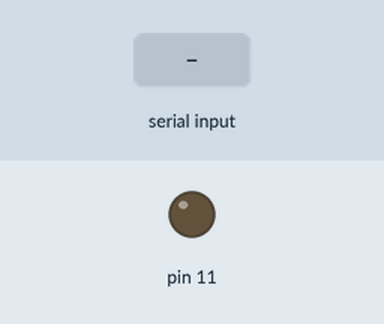
Bench run of a sketch on a simulated Arduino Uno, built with avr-gcc and run on an emulated ATmega328P. Shown: output pins drawn as LEDs (lit = HIGH). Inputs (shaded band) come from the test bench. What the sketch prints to the serial monitor is not drawn.

Above: at 3.8 s.
3.9 s: "D\n" received over the second serial link
At 4.4 s:
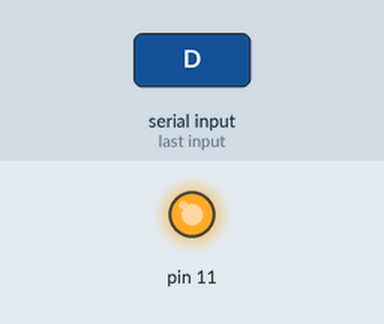
5.5 s: "C\n" received over the second serial link
At 7.4 s:
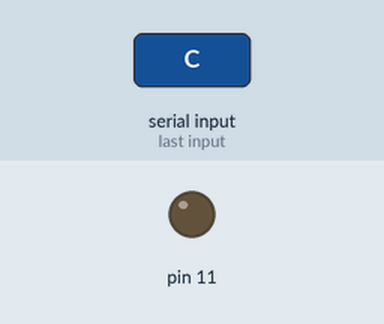
Timing chart, 0 to 8.9 s (numbered marks = the images above; inputs shaded):
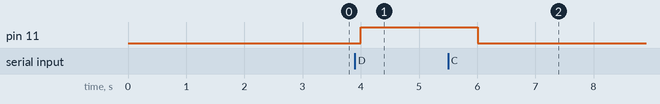

Measured:
- after the input at 3.9 s, pin 11: LOW → HIGH after 0.10 s
- after the input at 5.5 s, pin 11: HIGH → LOW after 0.51 s

The sketch:

LEDTest1.ino
```cpp
#include <SoftwareSerial.h>

SoftwareSerial XBee(2, 3);

void setup() {
  pinMode(11, OUTPUT);
  XBee.begin(9600);
  Serial.begin(9600);
}

void loop() {

  Serial.write("loop Running\n");
  delay(1000);


  char stat = XBee.read();
  Serial.write(stat);
  Serial.write("\n");

  if(stat == 'C')
  {
    Serial.write("OFF");
    Serial.write("\n");

    digitalWrite(11, LOW);
    XBee.write("{1}");
    XBee.write("[");
    XBee.write("C");
    XBee.write("]\n");

    //Serial.write("OFFACK");
    //Serial.write("\n");

    stat = 'X';
  }
  else if(stat == 'D')
  {
    Serial.write("ON");
    Serial.write("\n");

    digitalWrite(11, HIGH);
    XBee.write("{1}");
    XBee.write("[");
    XBee.write("D");
    XBee.write("]\n");

    //Serial.write("ONACK");
    //Serial.write("\n");

    stat = 'X';
  }
}
```
